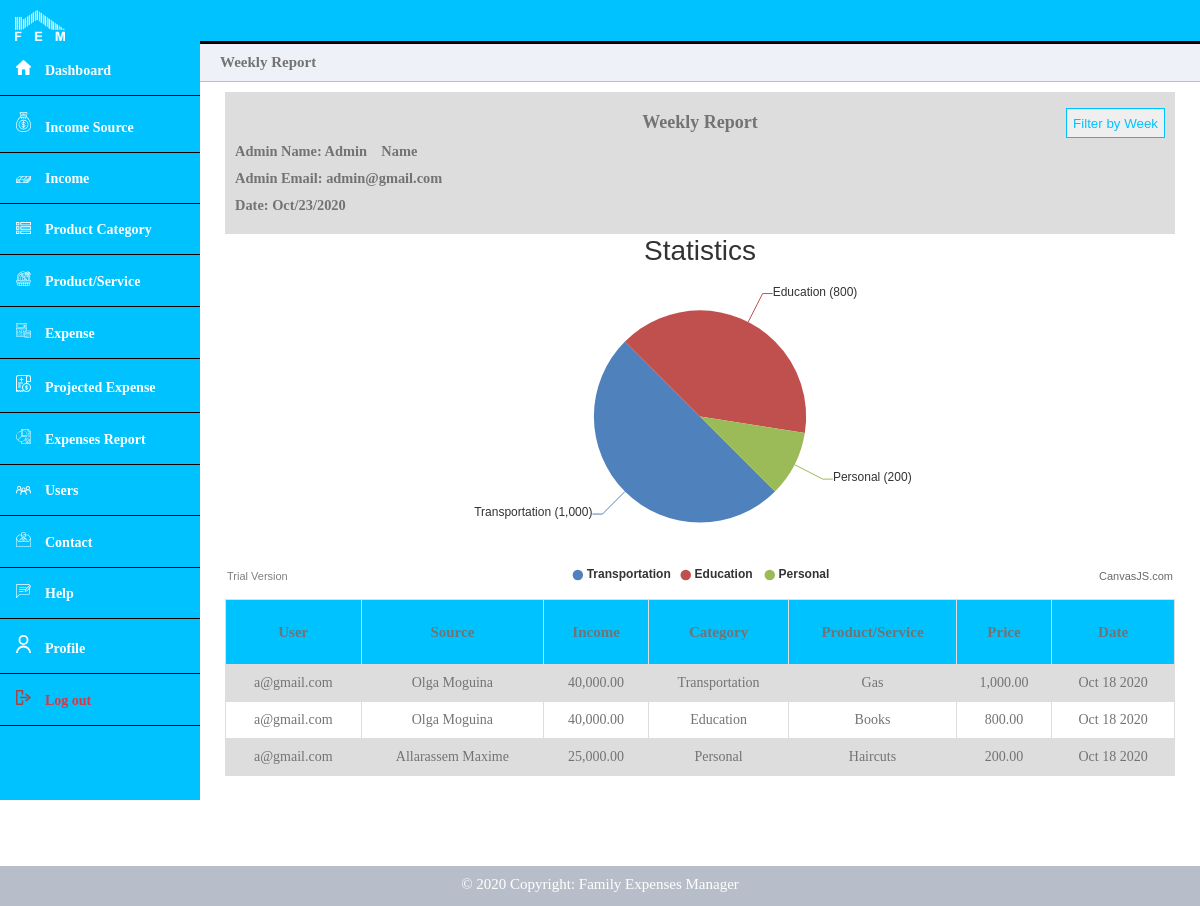
/admin/weekly-report.php (signed in), run on the app's committed database.
### tables this page shows
CREATE TABLE `User` (
  `user_id` int(11) NOT NULL,
  `first_name` varchar(50) NOT NULL,
  `last_name` varchar(50) NOT NULL,
  `user_email` varchar(100) NOT NULL,
  `is_admin` tinyint(1) NOT NULL DEFAULT 0,
  `user_password` varchar(200) NOT NULL,
  `created_at` date NOT NULL DEFAULT current_timestamp()
);

CREATE TABLE `Expense` (
  `expense_id` int(11) NOT NULL,
  `user_id` int(11) NOT NULL,
  `product_service_id` int(11) NOT NULL,
  `price` decimal(10,0) NOT NULL,
  `created_at` timestamp NOT NULL DEFAULT current_timestamp(),
  `income_id` int(11) NOT NULL
);

CREATE TABLE `Source` (
  `source_id` int(11) NOT NULL,
  `user_id` int(11) NOT NULL,
  `name` varchar(100) NOT NULL,
  `created_at` timestamp NOT NULL DEFAULT current_timestamp() ON UPDATE current_timestamp()
);

CREATE TABLE `Income` (
  `income_id` int(11) NOT NULL,
  `source_id` int(11) NOT NULL,
  `amount` decimal(10,0) NOT NULL,
  `created_at` timestamp NOT NULL DEFAULT current_timestamp(),
  `user_id` int(11) NOT NULL,
  `remaining_amount` decimal(10,0) NOT NULL
);

CREATE TABLE `ProductServiceCategory` (
  `category_id` int(11) NOT NULL,
  `user_id` int(11) NOT NULL,
  `name` varchar(100) NOT NULL,
  `created_at` timestamp NOT NULL DEFAULT current_timestamp()
);

CREATE TABLE `ProductService` (
  `product_service_id` int(11) NOT NULL,
  `product_service_category_id` int(11) NOT NULL,
  `name` varchar(100) NOT NULL,
  `created_at` timestamp NOT NULL DEFAULT current_timestamp(),
  `user_id` int(11) NOT NULL
);

### admin/weekly-report.php (the view, shortened to what this page needs)
<?php
	require_once('../config/db_connection.php');
	$user_id = $_SESSION['user_id'];
	$query   = "SELECT * FROM User WHERE user_id = '$user_id'";
	$results = mysqli_query($con, $query);
	if (mysqli_num_rows($results) == 1) {
		$profile_data = $results->fetch_assoc();
	}
	$jsonArray = array();
	$the_week    = date("YW") -1;
?>
<!DOCTYPE html>
<html>
	<head>
		<link rel="stylesheet" href="../css/dashboard.css">
	</head>
	<body>
		<?php include('header.php'); ?>
		<div class="main-content">
			<div class="title-left" style="font-size: 15px; color: #737373;">
				Weekly Report
			</div>
			<div style="overflow-x:auto;" id="tblCustomers" cellspacing="0" cellpadding="0">
				<div class="report-title">
				<div style="font-size:18px; text-align:center;">Weekly Report</div>
					<div class="report-filter" onclick="shoFilterByWeek()" style="float: right; margin-top: -35px; font-size: 15px;">
						<button style=" color: #00C2FF; height: 30px;  cursor: pointer; border: 1px solid #00C2FF;">Filter by Week</button>
					</div>
					<div>Admin Name: <?php echo $profile_data['first_name']; ?> &nbsp;&nbsp; <?php echo $profile_data['last_name']; ?></div>
					<div>Admin Email: <?php echo $profile_data['user_email']; ?></div>
					<div>Date: <?php echo  date("M"); ?>/<?php echo  date("d"); ?>/<?php echo  date("Y"); ?></div>
				</div>
				<div id="chartContainer" style="height: 350px; width: 95%; margin-left: auto; margin-right: auto;"></div>
				<table style="margin-top: 15px;">
					<?php
						$query1 = "SELECT * FROM Expense WHERE YEARWEEK(created_at) = '$the_week' ORDER BY created_at DESC";
						$results = mysqli_query($con, $query1);
						if (mysqli_num_rows($results) > 0) {
							?>
								<tr style="height: 65px; font-size: 15px; color: #737373;">
									<th style="color: #737373;">User</th>
									<th style="color: #737373;">Source</th>
									<th style="color: #737373;">Income</th>
									<th style="color: #737373;">Category</th>
									<th style="color: #737373;">Product/Service</th>
									<th style="color: #737373;">Price</th>
									<th style="color: #737373;">Date</th>
								</tr>
							<?php
							while($row = $results->fetch_assoc()) {
								$user_id = $row['user_id'];
								$query   = "SELECT * FROM User WHERE user_id = '$user_id'";
								$result2 = mysqli_query($con, $query);
								if (mysqli_num_rows($result2) == 1) {
									$user_data = $result2->fetch_assoc();
								}
								$product_service_id = $row['product_service_id'];
								$query   = "SELECT * FROM ProductService WHERE product_service_id = '$product_service_id'";
								$result2 = mysqli_query($con, $query);
								if (mysqli_num_rows($result2) == 1) {
									$product_service_data = $result2->fetch_assoc();
								}
								$product_category_id = $product_service_data['product_service_category_id'];
								$query   = "SELECT * FROM ProductServiceCategory WHERE category_id = '$product_category_id'";
								$result3 = mysqli_query($con, $query);
								if (mysqli_num_rows($result3) == 1) {
									$product_category_data = $result3->fetch_assoc();
								}
								$income_id = $row['income_id'];
								$income_query   = "SELECT * FROM Income WHERE income_id = '$income_id'";
								$income_result  = mysqli_query($con, $income_query);
								if (mysqli_num_rows($income_result) == 1) {
									$income_data = $income_result->fetch_assoc();
								}
								$source_id = $income_data['source_id'];
								$source_query   = "SELECT * FROM Source WHERE source_id = '$source_id'";
								$source_result  = mysqli_query($con, $source_query);
								if (mysqli_num_rows($source_result) == 1) {
									$source_data = $source_result->fetch_assoc();
								}
								$jsonArrayItem = array();
								$jsonArrayItem['label'] = $product_category_data['name'];
								$jsonArrayItem['y'] = $row['price'];
								array_push($jsonArray, $jsonArrayItem);
								?>
									<tr>
										<td><?php echo $user_data['user_email'] ?></td>
										<td><?php echo $source_data['name'] ?></td>
										<td><?php echo number_format($income_data['amount'], 2) ?></td>
										<td><?php echo $product_category_data['name'] ?></td>
										<td><?php echo $product_service_data['name'] ?></td>
										<td><?php echo number_format($row['price'], 2) ?></td>
										<td><?php echo date('M d Y',strtotime($row['created_at'])) ?></td>
									</tr>
								<?php
							}
						} else {
							?>
								<div style="font-size: 15px; color: #737373; margin-top: 50px; text-align: center;">No data</div>
							<?php
						}
					?>
				</table>
				<div class="table-bottom-space"></div>
			</div>
		</div>
		<br><br><br><br><br>
		<?php include_once("../footer.php"); ?>
		<script type="text/javascript">
			window.onload = function() {
				var dataPoints = <?php echo json_encode($jsonArray, JSON_NUMERIC_CHECK); ?>;
				console.log("=====JAVASCRIPT======");
				console.log(dataPoints);
				var labelArr = [];
				var totalArr = [];
				for (let index = 0; index < dataPoints.length; index++) {
					const element = dataPoints[index].label;
					if(labelArr.includes(element)) {
						// DO NOTHING
					} else {
						labelArr.push(element);
					}
				}
				for (let index = 0; index < labelArr.length; index++) {
					var price = [];
					const element = labelArr[index];
					console.log("=====ELEMENT======");
					console.log(element);
					for (let i = 0; i < dataPoints.length; i++) {
						const p = dataPoints[i];
						if(p.label === element) {
							price.push(p.y);
							console.log("===== P.Y ======");
							console.log(p.y);
						}
					}
					console.log("===== PRICE HERE ======");
					console.log(price);
					var total = price.reduce((a, b) => {
						return a+b;
					})
					console.log("===== TOTAL ======");
					console.log(total);
					totalArr.push({label:element, y:total});
				}
				console.log("===== TOTAL ARR ======");
				console.log(totalArr);
				var options = {
					title: {
						text: "Statistics"
					},
					data: [{
						type: "pie",
						startAngle: 45,
						showInLegend: "true",
						legendText: "{label}",
						indexLabel: "{label} ({y})",
						yValueFormatString:"#,##0.#"%"",
						dataPoints: totalArr
					}]
				};
				$("#chartContainer").CanvasJSChart(options);
			}
		</script>
	</body>
</html>

### css/dashboard.css (style rules this page uses)
* { box-sizing: border-box; }
body { margin: 0; padding: 0; }
table { border-collapse: collapse; width: 95%; margin: auto; color: #737373; font-size: 14px; margin-top: 15px; }
td, th { border: 1px solid #dddddd; text-align: left; padding: 10px; text-align: center; }
table tr th { background-color: #00C2FF; color: #233245; }
tr:nth-child(even) { background-color: #dddddd; }
.table-bottom-space { padding-top: 40px; }
.main-content { padding: 40px; margin-top: 0; padding: 0; padding-top: 44px; height: 100%; overflow: scroll; }
.main-content .title-left { background-color: #eef1f7; border-bottom: 1px solid #b8bec9; padding: 10px 20px; font-weight: 700; color: #333; font-size: 16px; }
.report-title { font-size: 12px; color: #737373; margin-top: 10px; background-color: #dddddd; margin-left: 2.5%; margin-right: 2.5%; padding-bottom: 10px; padding-top: 10px; }
.report-title div { margin: 10px; font-weight: bold; font-size: larger; }
@media only screen and (min-width: 300px) { table { border-collapse: collapse; width: 95%; margin: auto; } }
@media only screen and (min-width: 600px) { table { border-collapse: collapse; width: 95%; margin: auto; } }
@media only screen and (min-width: 600px) { .main-content { margin-left: 70px; } }
@media only screen and (min-width: 800px) { table { border-collapse: collapse; width: 95%; margin: auto; } }
@media only screen and (min-width: 800px) { .main-content { margin-left: 200px; } }
@media screen and (min-width: 1024px) { table { border-collapse: collapse; width: 95%; margin: auto; } }

### data on the page
user: first_name "Admin", last_name "Name", user_email "admin@gmail.com"
expense: user.user_email "a@gmail.com", source.name "Olga Moguina", income.amount "40,000.00", productservicecategory.name "Transportation", product_service.name "Gas", price "1,000.00", created_at "Oct 18 2020"
expense: user.user_email "a@gmail.com", source.name "Olga Moguina", income.amount "40,000.00", productservicecategory.name "Education", product_service.name "Books", price "800.00", created_at "Oct 18 2020"
expense: user.user_email "a@gmail.com", source.name "Allarassem Maxime", income.amount "25,000.00", productservicecategory.name "Personal", product_service.name "Haircuts", price "200.00", created_at "Oct 18 2020"
